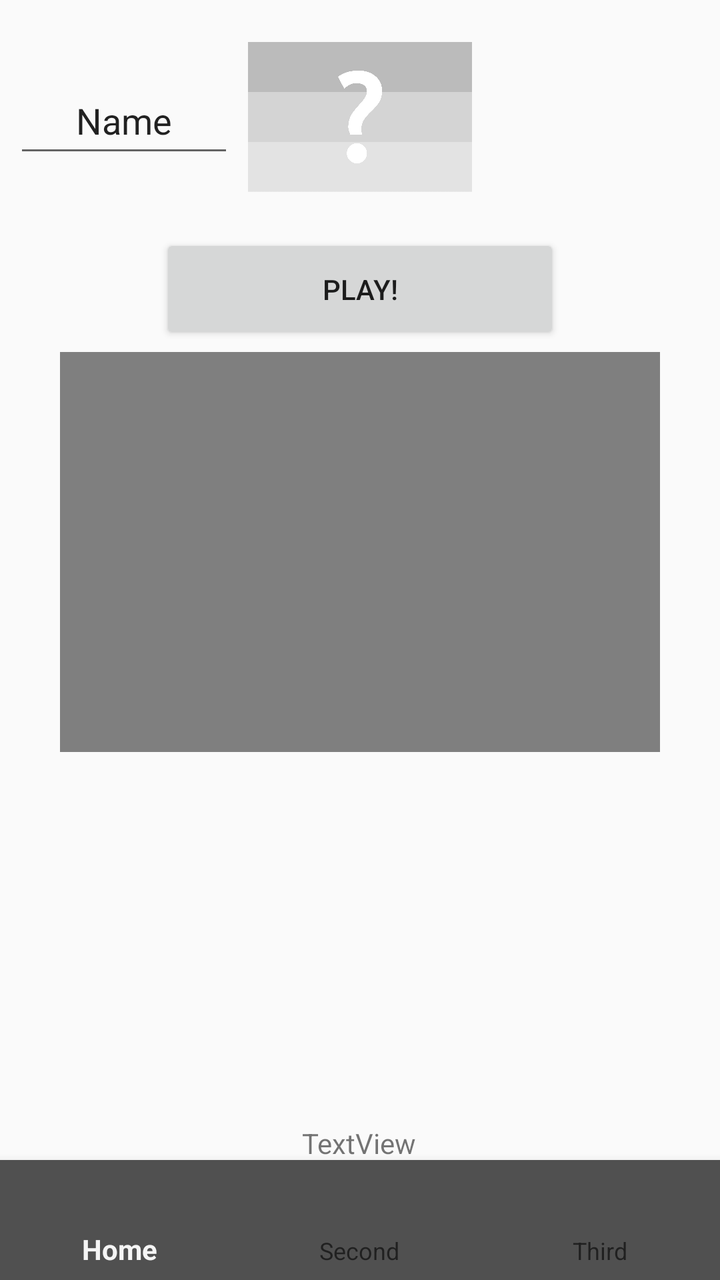
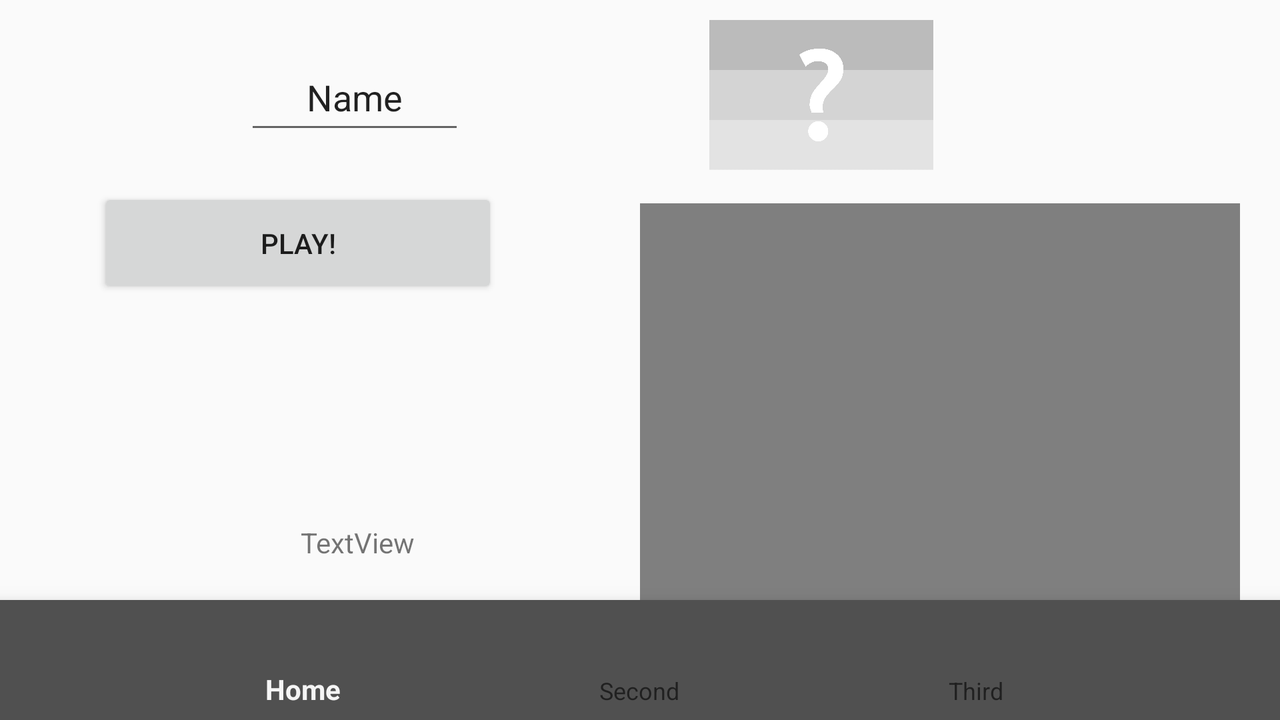

First picture: res/layout/ on a phone held upright. Second picture: the repository's own variant of that layout, on a device whose configuration matches the variant's folder. Source for both follows.
<!-- AndroidManifest.xml: application theme Theme.AppCompat.DayNight -->
<!-- res/layout/activity_main.xml -->
<?xml version="1.0" encoding="utf-8"?>
<androidx.constraintlayout.widget.ConstraintLayout xmlns:android="http://schemas.android.com/apk/res/android"
    xmlns:app="http://schemas.android.com/apk/res-auto"
    xmlns:tools="http://schemas.android.com/tools"
    android:id="@+id/main"
    android:layout_width="match_parent"
    android:layout_height="match_parent"
    tools:context=".MainActivity">



    <Button
        android:id="@+id/click_button"
        android:layout_width="200dp"
        android:layout_height="55dp"
        android:text="Play!"
        app:layout_constraintBottom_toBottomOf="parent"
        app:layout_constraintEnd_toEndOf="parent"
        app:layout_constraintHorizontal_bias="0.5"
        app:layout_constraintStart_toStartOf="parent"
        app:layout_constraintTop_toTopOf="parent"
        app:layout_constraintVertical_bias="0.2" />

    <VideoView
        android:id="@+id/videoView"
        android:layout_width="300dp"
        android:layout_height="200dp"
        app:layout_constraintBottom_toBottomOf="parent"
        app:layout_constraintEnd_toEndOf="parent"
        app:layout_constraintStart_toStartOf="parent"
        app:layout_constraintTop_toTopOf="parent"
        app:layout_constraintVertical_bias="0.4" />

    <ScrollView
        android:id="@+id/scrollView2"
        android:layout_width="300dp"
        android:layout_height="60dp"
        android:layout_marginTop="20dp"
        app:layout_constraintBottom_toBottomOf="parent"
        app:layout_constraintEnd_toEndOf="parent"
        app:layout_constraintHorizontal_bias="0.5"
        app:layout_constraintStart_toStartOf="parent"
        app:layout_constraintTop_toBottomOf="@+id/videoView"
        app:layout_constraintVertical_bias="0.025">

        <LinearLayout
            android:layout_width="match_parent"
            android:layout_height="wrap_content"
            android:orientation="vertical">

            <TextView
                android:id="@+id/textView"
                android:layout_width="match_parent"
                android:layout_height="wrap_content"
                android:textSize="16sp" />
        </LinearLayout>
    </ScrollView>

    <include layout="@layout/bottom_menu" />

    <ImageView
        android:id="@+id/imageView_flag"
        android:layout_width="112dp"
        android:layout_height="93dp"
        app:layout_constraintBottom_toTopOf="@+id/click_button"
        app:layout_constraintEnd_toEndOf="parent"
        app:layout_constraintStart_toStartOf="parent"
        app:layout_constraintTop_toTopOf="parent"
        android:src="@drawable/flag"
        tools:srcCompat="@tools:sample/avatars" />

    <TextView
        android:id="@+id/textView2_lang"
        android:layout_width="wrap_content"
        android:layout_height="wrap_content"
        android:text="TextView"
        app:layout_constraintBottom_toBottomOf="parent"
        app:layout_constraintEnd_toEndOf="parent"
        app:layout_constraintHorizontal_bias="0.498"
        app:layout_constraintStart_toStartOf="parent"
        app:layout_constraintTop_toBottomOf="@+id/scrollView2"
        app:layout_constraintVertical_bias="0.633" />

    <EditText
        android:id="@+id/ett1"
        android:layout_width="110dp"
        android:layout_height="50dp"
        android:ems="10"
        android:inputType="text"
        android:text="Name"
        android:gravity="center"
        app:layout_constraintBottom_toTopOf="@+id/click_button"
        app:layout_constraintEnd_toStartOf="@+id/imageView_flag"
        app:layout_constraintStart_toStartOf="parent"
        app:layout_constraintTop_toTopOf="parent" />


</androidx.constraintlayout.widget.ConstraintLayout>
<!-- res/layout/bottom_menu.xml (included above) -->
<?xml version="1.0" encoding="utf-8"?>
<androidx.constraintlayout.widget.ConstraintLayout xmlns:android="http://schemas.android.com/apk/res/android"
    android:layout_width="match_parent"
    android:layout_height="match_parent"
    xmlns:app="http://schemas.android.com/apk/res-auto">

    <com.google.android.material.bottomnavigation.BottomNavigationView
        android:id="@+id/bottomNavigationView"
        android:layout_width="match_parent"
        android:background="@color/gray_background"
        android:layout_height="60dp"
        app:layout_constraintBottom_toBottomOf="parent"
        app:layout_constraintEnd_toEndOf="parent"
        app:layout_constraintStart_toStartOf="parent"
        app:menu="@menu/bottom_menu"/>
</androidx.constraintlayout.widget.ConstraintLayout>
<!-- resources referenced by this layout -->
<resources>
  <color name="gray_background">#505050</color>
  <!-- drawable flag: png bitmap (drawable, 23999 bytes) -->
</resources>
<!-- res/layout-land/activity_main.xml (the repository's variant of the layout above) -->
<!-- drawn on the phone turned sideways -->
<?xml version="1.0" encoding="utf-8"?>
<androidx.constraintlayout.widget.ConstraintLayout xmlns:android="http://schemas.android.com/apk/res/android"
    android:layout_width="match_parent"
    android:layout_height="match_parent"
    xmlns:app="http://schemas.android.com/apk/res-auto"
    xmlns:tools="http://schemas.android.com/tools">

    <Button
        android:id="@+id/click_button"
        android:layout_width="200dp"
        android:layout_height="55dp"
        android:text="Play!"
        app:layout_constraintBottom_toBottomOf="parent"
        app:layout_constraintEnd_toEndOf="parent"
        app:layout_constraintHorizontal_bias="0.111"
        app:layout_constraintStart_toStartOf="parent"
        app:layout_constraintTop_toTopOf="parent"
        app:layout_constraintVertical_bias="0.308" />

    <VideoView
        android:id="@+id/videoView"
        android:layout_width="300dp"
        android:layout_height="200dp"
        app:layout_constraintBottom_toBottomOf="parent"
        app:layout_constraintEnd_toEndOf="parent"
        app:layout_constraintHorizontal_bias="0.941"
        app:layout_constraintStart_toStartOf="parent"
        app:layout_constraintTop_toTopOf="parent"
        app:layout_constraintVertical_bias="0.635" />

    <ScrollView
        android:id="@+id/scrollView2"
        android:layout_width="300dp"
        android:layout_height="60dp"
        app:layout_constraintBottom_toBottomOf="parent"
        app:layout_constraintEnd_toStartOf="@+id/videoView"
        app:layout_constraintHorizontal_bias="0.443"
        app:layout_constraintStart_toStartOf="parent"
        app:layout_constraintTop_toTopOf="parent"
        app:layout_constraintVertical_bias="0.575">

        <LinearLayout
            android:layout_width="match_parent"
            android:layout_height="wrap_content"
            android:orientation="vertical">

            <TextView
                android:id="@+id/textView"
                android:layout_width="match_parent"
                android:layout_height="wrap_content"
                android:textSize="16sp" />
        </LinearLayout>
    </ScrollView>

    <include layout="@layout/bottom_menu" />

    <ImageView
        android:id="@+id/imageView_flag"
        tools:srcCompat="@tools:sample/avatars"
        android:layout_width="112dp"
        android:layout_height="93dp"
        android:src="@drawable/flag"
        app:layout_constraintBottom_toTopOf="@+id/click_button"
        app:layout_constraintEnd_toEndOf="parent"
        app:layout_constraintHorizontal_bias="0.672"
        app:layout_constraintStart_toStartOf="parent"
        app:layout_constraintTop_toTopOf="parent"
        app:layout_constraintVertical_bias="0.941" />

    <TextView
        android:id="@+id/textView2_lang"
        android:layout_width="wrap_content"
        android:layout_height="wrap_content"
        android:text="TextView"
        app:layout_constraintBottom_toBottomOf="parent"
        app:layout_constraintEnd_toEndOf="parent"
        app:layout_constraintHorizontal_bias="0.258"
        app:layout_constraintStart_toStartOf="parent"
        app:layout_constraintTop_toBottomOf="@+id/scrollView2"
        app:layout_constraintVertical_bias="0.269" />

    <EditText
        android:id="@+id/ett1"
        android:layout_width="110dp"
        android:layout_height="50dp"
        android:ems="10"
        android:inputType="text"
        android:text="Name"
        android:gravity="center"
        app:layout_constraintBottom_toTopOf="@+id/click_button"
        app:layout_constraintEnd_toStartOf="@+id/imageView_flag"
        app:layout_constraintStart_toStartOf="parent"
        app:layout_constraintTop_toTopOf="parent" />

</androidx.constraintlayout.widget.ConstraintLayout>
